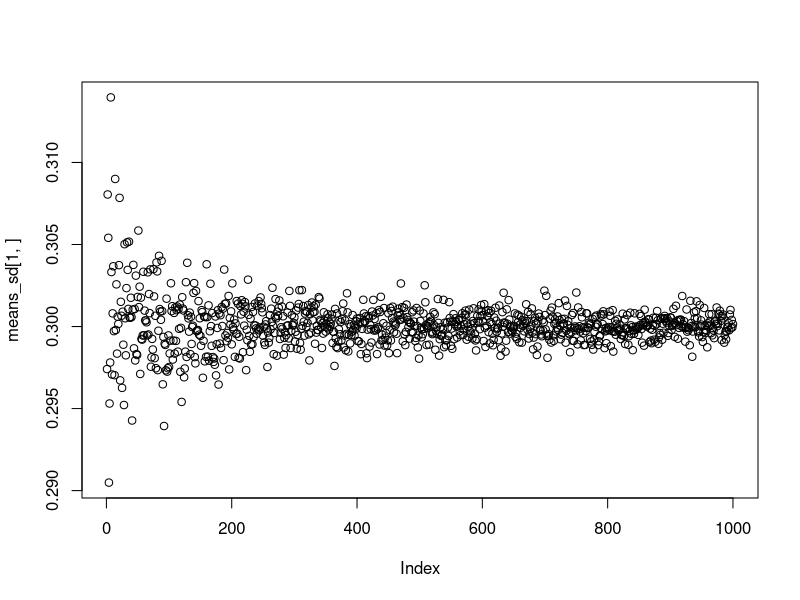
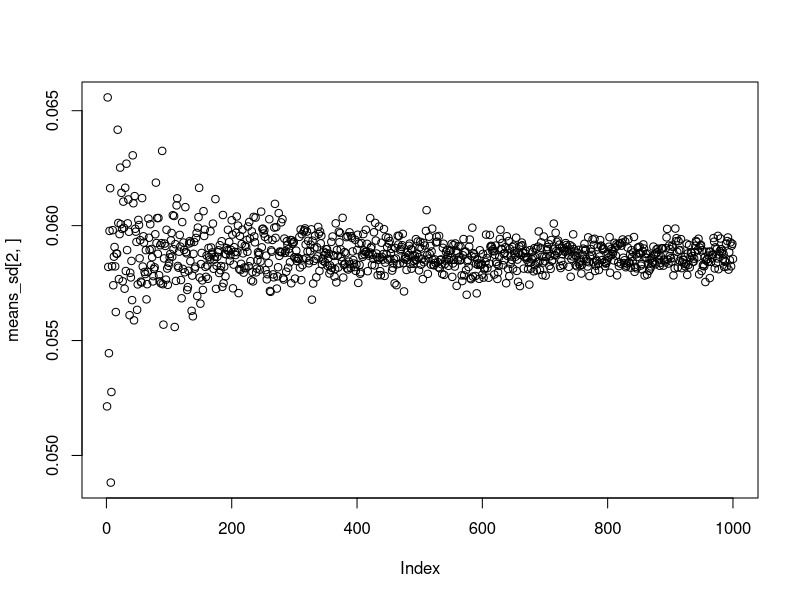
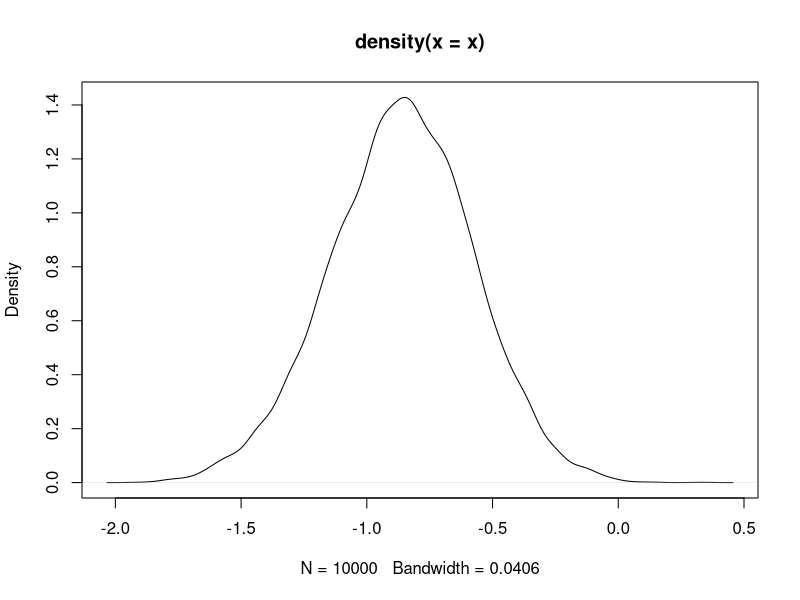
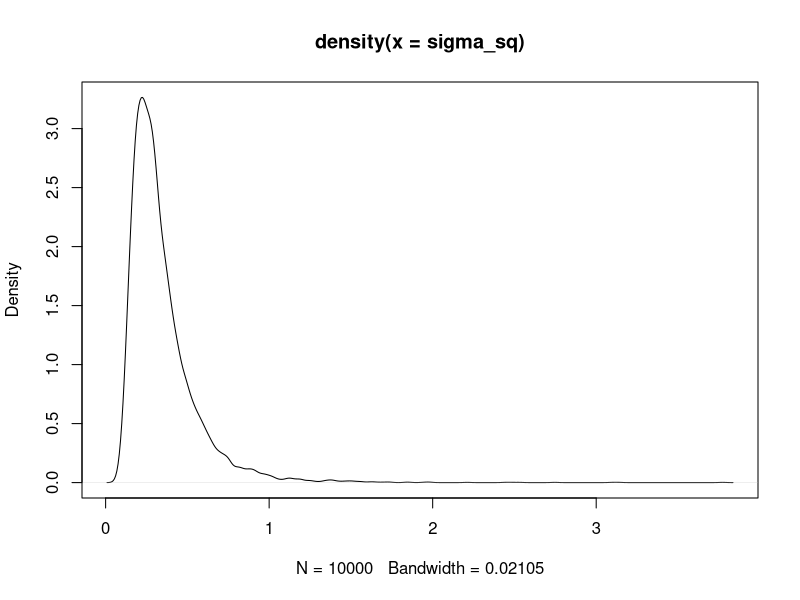
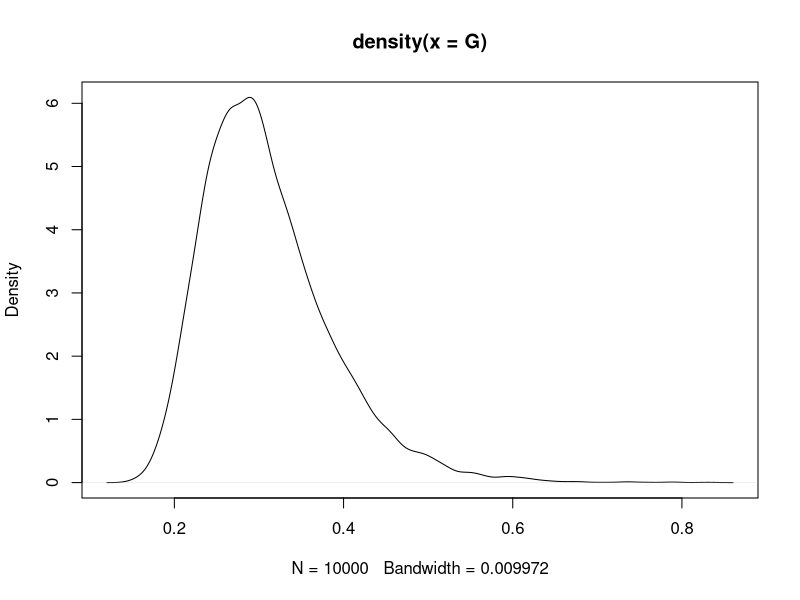
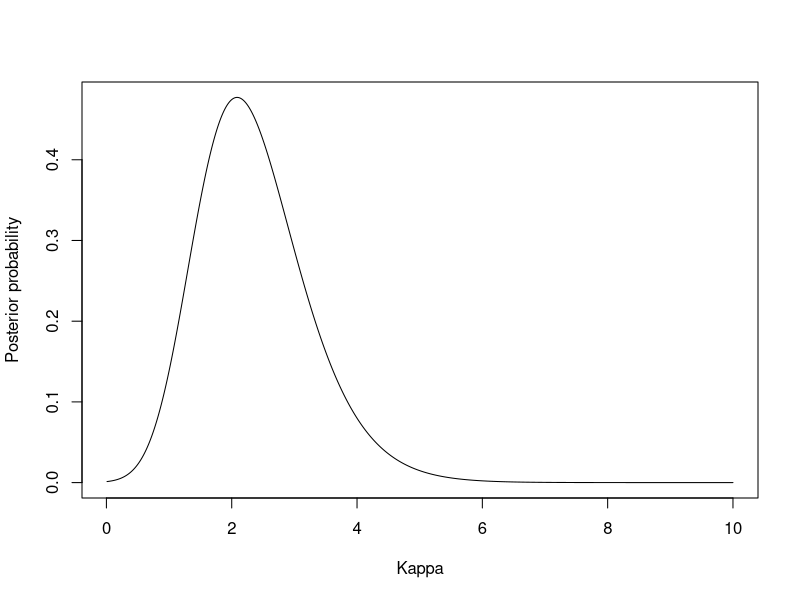

Here is the R script that generated these plots, in order:
# 1.a)
s = 13
n = 50
f = n - s
a0 = 5
b0 = 5

#the different amount of draws
draws = matrix(seq(from=10, to= 10000, by=10))

#function for making the draws and calculate mean and sd of theta
draw = function(nDraws, s, n, f, a0, b0){
  posterior = rbeta(nDraws, a0 + s, b0 + f)
  mean = mean(posterior)
  sd = sd(posterior)
  return(c(mean, sd))
}

#for each amount of draws, calculate means and sd's
means_sd = apply(draws, 1, draw, s=s, n=n, f=f, a0=a0, b0=b0)

#plot results
plot(means_sd[1,])
plot(means_sd[2,])


# 1.b)
nDraws = 10000

#make the draws
x = rbeta(nDraws, a0 + s, b0 + f)

#check fraction of the draws smaller than 0.3, becomes the posterior probability of theta smaller than 0.3
sum(x < 0.3) / length(x)

#exact value from the beta cdf
pbeta(0.3, a0 + s, b0 + f)

# 1.c)
nDraws = 10000
x = rbeta(nDraws, a0 + s, b0 + f)
x = log(x/(1-x))
plot(density(x))

# --------------------------------------------------------------------------------------------------------------

# 2.a)
nDraws = 10000
mu = 3.5
sample = c(33, 24, 48, 32, 55, 74, 23, 76, 17)
n = as.numeric(length(sample))

#drawing sigma_sq (posterior) from inv-chi(n,tau_sq)
tau_sq = sum((log(sample) - mu)^2)/n
x = rchisq(nDraws, n)
sigma_sq = n * tau_sq / x

plot(density(sigma_sq))

# 2.b)
# calculating gini-coefficient
G = 2 * pnorm(sqrt(sigma_sq / 2)) - 1
plot(density(G))

# 2.c)
#computing an empirical cdf for the posterior draws, and with the help of this printing the 2.5% and 97.5% quantiles for the posterior density(G)
cdf = ecdf(G)
quantile(cdf,0.025)
quantile(cdf,0.975)

# 2.d)
density = cbind(density(G)$x, density(G)$y)
density = density[order(density[,2],decreasing=TRUE),]
density = cbind(density, cumsum(density[,2])/sum(density[,2]))

#density now contains in decreasing order of density: parameter value, density, cumulative density
#now selecting the parameter values (column 1) where the proportional cumulative sum of densities (column 3) is less than 95%
highest_densites = density[1:sum(density[,3]<0.95),1]

#the min/max parameter value of the 95% highest density values is the left/right HPDI bound
min(highest_densites)
max(highest_densites)

# 3.a)
# p(??|y, ?) ??? p(y|?, ??) * p(??)
x = c(1.83, 2.02, 2.33, -2.79, 2.07, 2.02, -2.44, 2.14, 2.54, 2.23)
lambda = 1
kappas = seq(0.01, 10, 0.01)
mu = 2.51

likelihood = c()
prior = c()
for (kappa in seq(0.01, 10, 0.01)){
  likelihood = append(likelihood, prod(exp(kappa * cos(x - mu))/(2 * pi * besselI(kappa, 0))))
  prior = append(prior, lambda * exp(-lambda * kappa))
}
posterior = likelihood * prior
plot(kappas,posterior/(sum(posterior)*0.01), ylab="Posterior probability", xlab="Kappa", type="l")

# 3.b)
kappas[which.max(posterior)]
